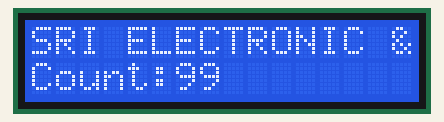
Recording of a sketch running on a simulated Arduino Uno, built with avr-gcc and run on an emulated ATmega328P. Parts: 16×2 character LCD.

Above: at 0.1 s.
At 4.1 s:
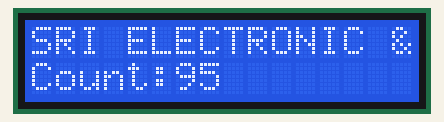
At 8.1 s:
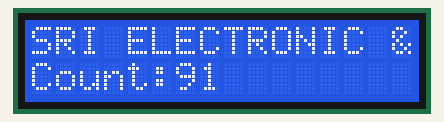
At 19.1 s:
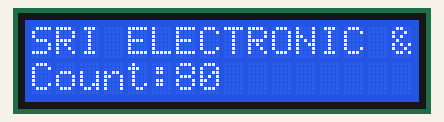
At 28.2 s:
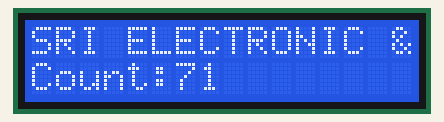
At 38.2 s:
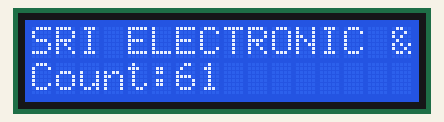

Measured:
- what the display in image 1 shows lasts 1.0 s, from 4.1 s to 5.1 s

The sketch:

LCD_COUNT_99-0.ino
```cpp
#include <LiquidCrystal.h>
LiquidCrystal lcd(7, 6, 5, 4, 3, 2);
int count=99;
void setup()
{
  lcd.begin(16, 2);
  lcd.setCursor(0,0);
  lcd.print("SRI ELECTRONIC & EMBEDDED SOLUTIONS");
}

void loop()
{
  lcd.setCursor(0,1);
  lcd.print("Count:");
  lcd.setCursor(6,1);
  lcd.print(count);
  count--;
  delay(1000);

  if(count<0)
  {
     count=99;
  }
}
```
